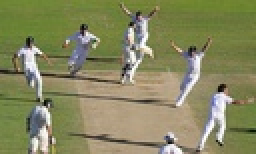
%> input picture Assignment3/Assign3_imgs/Cricket1.jpeg, 128 x 77 px, shrunk from 585 x 350 before the run (shown 2 times larger)
$ octave --eval "result = parabolafin(imread('Assign3_imgs/Cricket1.jpeg'));"   (GNU Octave 9; MATLAB toolbox functions it lacks are replaced by stand-ins)
%> lines starting %> are read from the running program, lines starting %| are printed output that depends on the picture; in (x1, y1, x2, y2) boxes, pixels count from 0 and x2, y2 are one past the last pixel; in counts of white or black regions, pixels touching at a corner belong together; the program's own positions count from 1
function [H] = parabolafin(img)

I=rgb2gray(img);
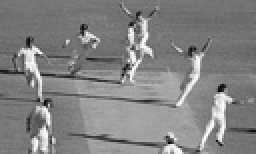
%> I: size 77x128 uint8 (shown 2 times larger); min 2, max 255, mean 130.6
%figure,imshow(I,[]);
[N,M]=size(I);
%> N = 77; M = 128

[E,thresh]=edge(I,'canny',0.35);
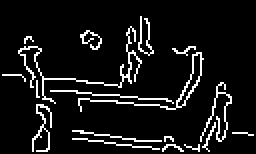
%> E: size 77x128 logical (shown 2 times larger); 8.5% white in thin lines or dots, all inside (x1, y1, x2, y2) = (1, 8, 127, 76)
%> thresh = [0.14 0.35]
%figure,imshow(E,[]);

rvals = [0.003,0.004,0.005,0.006,0.007,0.008];

R=length(rvals);

A=zeros(N,M,R);

[yindex xindex]=find(E);
%> yindex = 839 values from 9 to 76; xindex = 839 values from 2 to 127
for cnt=1:length(xindex)
    for r=1:R
        for x0=1:M
            y0=yindex(cnt)-rvals(r)*(xindex(cnt)-x0)^2;
            y0=round(y0);
            if y0< N & y0>=1
                A(y0,x0,r) = A(y0,x0,r)+1;
            end
        end
    end
end

%figure,imshow(A(:,:,round(R/2)),[]);

Ar=max(A,[],3);
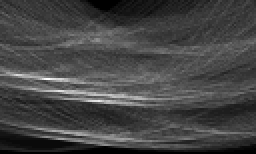
%> Ar: size 77x128 double (shown 2 times larger); min 0, max 50, mean 13.5; drawn with min black and max white

SE=strel('disk',40);
Amax=imdilate(Ar,SE);
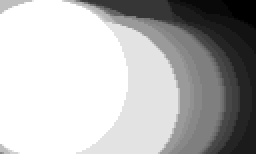
%> Amax: size 77x128 double (shown 2 times larger); min 22, max 50, mean 42; drawn with min black and max white

thresh=70;
y0detect = [];
x0detect= [];
r0detect= [];

for r=1:R
    [y0 x0]=find((Amax(:,:) == A(:,:,r)) & ...
        A(:,:,r) > thresh);
    y0detect=[y0detect; y0];
    x0detect=[x0detect; x0];
    r0detect=[r0detect; rvals(r)*ones(length(x0),1)];
end

%figure,imshow(E,[]);
for i=1:length(x0detect)
    x0=x0detect(i);
    y0=y0detect(i);
    r0=r0detect(i);
    for x=1:M
        y=round(y0+r0*(x-x0)^2);
        if y<=N & y>=1
            rectangle('Position',[x y 1 1],...
                'Edgecolor','r');
        end
    end
end
%> this loop made 0 passes
%figure,imshow(E,[]);
end
%> (the run ends here)

$ run again, on Assignment3/Assign3_imgs/Cricket2.jpeg
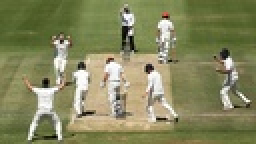
%> input picture Assignment3/Assign3_imgs/Cricket2.jpeg, 128 x 72 px, shrunk from 900 x 506 before the run (shown 2 times larger)
%> in parabolafin, `[E,thresh]=edge(I,'canny',0.35);`:
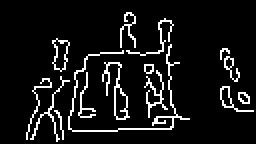
%> E: size 72x128 logical (shown 2 times larger); 8.5% white in thin lines or dots, all inside (x1, y1, x2, y2) = (13, 6, 127, 71)
%> thresh = [0.14 0.35]
%> yindex = 785 values from 7 to 71; xindex = 785 values from 14 to 127
%> in parabolafin, `Amax=imdilate(Ar,SE);`:
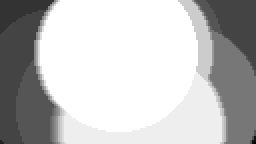
%> Amax: size 72x128 double (shown 2 times larger); min 24, max 39, mean 35.3; drawn with min black and max white

$ run again, on Assignment3/Assign3_imgs/Cricket3.jpeg
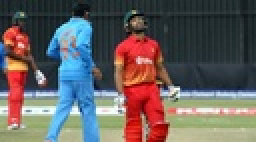
%> input picture Assignment3/Assign3_imgs/Cricket3.jpeg, 128 x 71 px, shrunk from 759 x 422 before the run (shown 2 times larger)
%> in parabolafin, `[E,thresh]=edge(I,'canny',0.35);`:
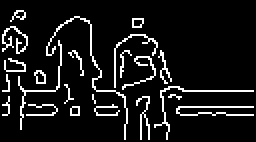
%> E: size 71x128 logical (shown 2 times larger); 9.5% white in thin lines or dots
%> thresh = [0.14 0.35]
%> yindex = 859 values from 6 to 70; xindex = 859 values from 2 to 127
%> in parabolafin, `Amax=imdilate(Ar,SE);`:
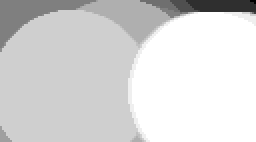
%> Amax: size 71x128 double (shown 2 times larger); min 22, max 38, mean 35.5; drawn with min black and max white

$ run again, on Assignment3/Assign3_imgs/Cricket4.jpeg
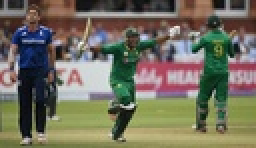
%> input picture Assignment3/Assign3_imgs/Cricket4.jpeg, 128 x 74 px, shrunk from 940 x 545 before the run (shown 2 times larger)
%> in parabolafin, `[E,thresh]=edge(I,'canny',0.35);`:
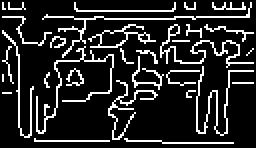
%> E: size 74x128 logical (shown 2 times larger); 15.5% white in thin lines or dots
%> thresh = [0.14 0.35]
%> yindex = 1471 values from 2 to 72; xindex = 1471 values from 2 to 127
%> in parabolafin, `Amax=imdilate(Ar,SE);`:
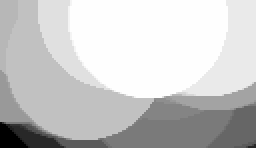
%> Amax: size 74x128 double (shown 2 times larger); min 28, max 53, mean 47.7; drawn with min black and max white
